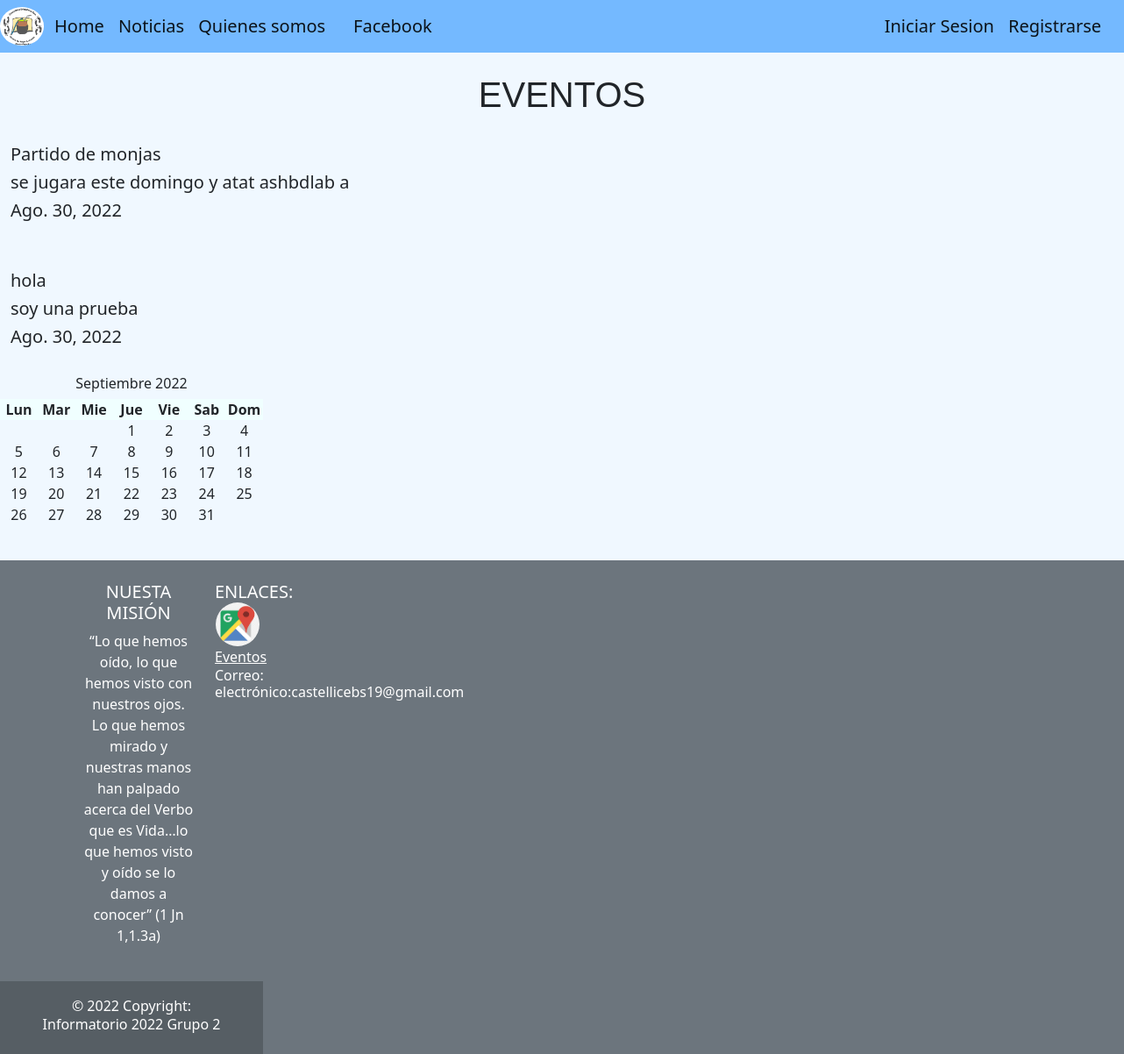
Page /Eventos/ on the earlier database version.
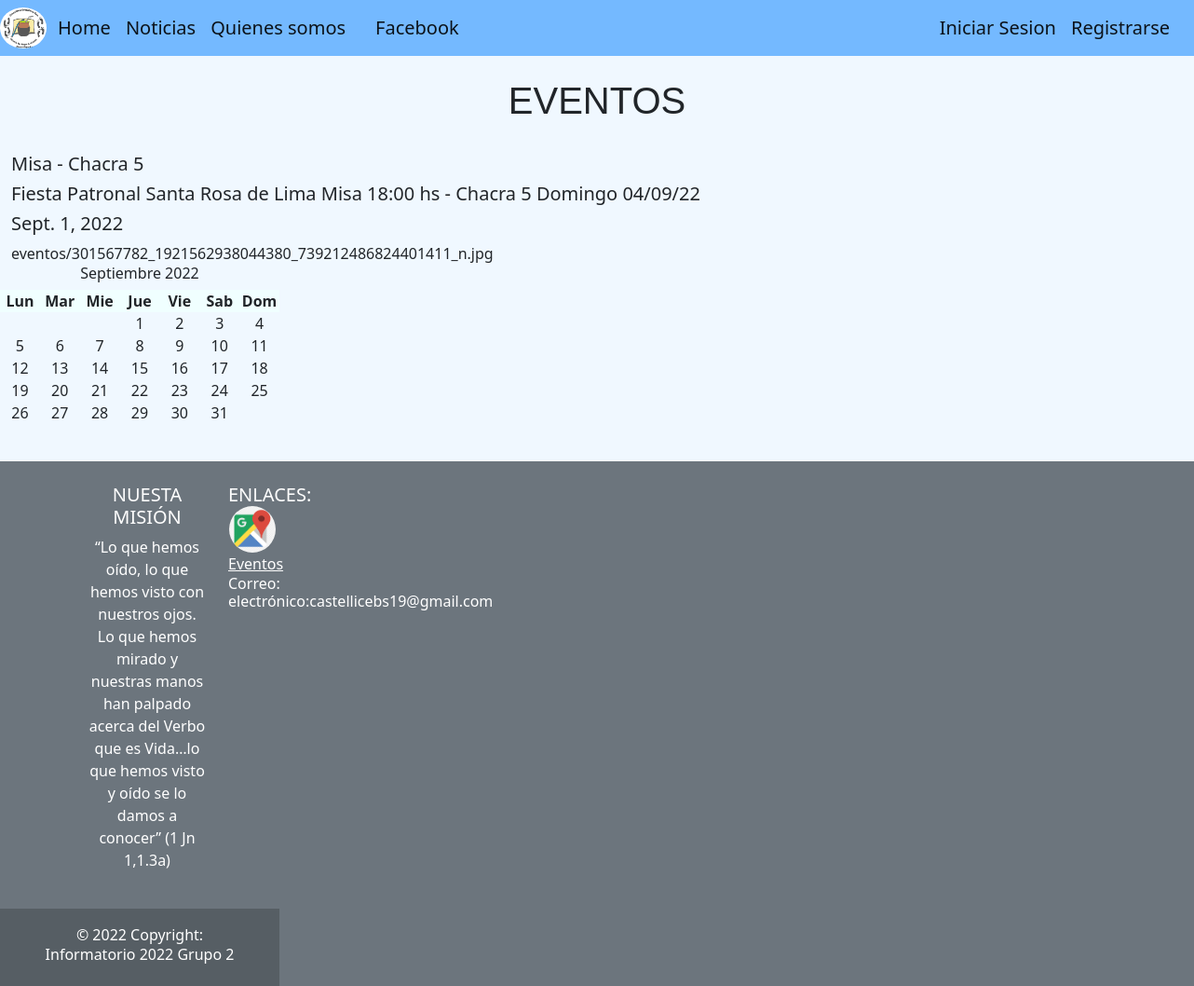
Same page on the later database version.
### apps/eventos/models.py (models this page shows)
class Eventos(models.Model):
	titulo = models.CharField(max_length = 120)
	fecha = models.DateField(auto_now_add = True)
	detalle = models.TextField()
	imagen = models.ImageField(upload_to = 'eventos', null=True, blank = True)
	def __str__(self):
		return self.titulo

### apps/eventos/views.py (the view)
# urls.py: path('', views.eventos, name = 'eventos_listar'),
def eventos(request):
	ctx = {}
	todos = Eventos.objects.all()
	print(todos)
	ctx['evento'] = todos
	return render(request,'eventos/eventos_listar.html',ctx)

### templates/eventos/eventos_listar.html
{%extends 'base.html'%}
{% load static %}
{% block contenido %}
 <link rel="stylesheet" href="{%static 'css/calendario.css'%}">
<h1 style= "text-align:center; font-family: Arial;" >EVENTOS</h1>
 {% for n in evento%}
        <br>
        <h5 style="padding-left: 12px;">{{n.titulo}}<h5>
        <h5 style="padding-left: 12px;">{{n.detalle}}</h5>
        <h5 style="padding-left: 12px;">{{n.fecha}}</h5>
        <img style="padding-left: 12px;">{{n.imagen}}</img>
        <br>
    {% endfor %}
    <div>
      <h6>Septiembre 2022</h6>
      <ol>
      <li class="day_name">Lun</li>
      <li class="day_name">Mar</li>
      <li class="day_name">Mie</li>
      <li class="day_name">Jue</li>
      <li class="day_name">Vie</li>
      <li class="day_name">Sab</li>
      <li class="day_name">Dom</li>
      <l1 class="primero">1</l1>
      <l1>2</l1>
      <l1>3</l1>
      <l1>4</l1>
      <l1>5</l1>
      <l1>6</l1>
      <l1>7</l1>
      <l1>8</l1>
      <l1>9</l1>
      <l1>10</l1>
      <l1>11</l1>
      <l1>12</l1>
      <l1>13</l1>
      <l1>14</l1>
      <l1>15</l1>
      <l1>16</l1>
      <l1>17</l1>
      <l1>18</l1>
      <l1>19</l1>
      <l1>20</l1>
      <l1>21</l1>
      <l1>22</l1>
      <l1>23</l1>
      <l1>24</l1>
      <l1>25</l1>
      <l1>26</l1>
      <l1>27</l1>
      <l1>28</l1>
      <l1>29</l1>
      <l1>30</l1>
      <l1>31</l1>
    </ol>
  </div>
{% endblock contenido %}

### templates/base.html (shortened to what this page needs)
{% load static %}
<!doctype html>
<html lang="es-ar">
  <head>
    <link rel="stylesheet" href="{% static 'css/base.css' %}">
    <link rel="stylesheet" href="https://cdn.jsdelivr.net/npm/swiper@8/swiper-bundle.min.css"/>
    <link href="https://cdn.jsdelivr.net/npm/bootstrap@5.2.0/dist/css/bootstrap.min.css" rel="stylesheet">
  </head>
  <body style="background-color:aliceblue ;">
    <nav class="navbar navbar-expand-lg"style="background-color:#74b9ff;z-index: 300;">
        <img src="{%static 'img/Logo_fundacion1png.png' %}" style="width: 50px;  border-radius: 50%;" alt="Logo">
        <div class="container-fluid">
          <a class="navbar-brand" href="{% url 'home' %}">Home</a>
          <div class="collapse navbar-collapse" id="navbarNav">
            <ul class="navbar-nav">
              <a class="navbar-brand" href="{% url 'noticias:listar_noticias' %}">Noticias</a>
              <a class="navbar-brand" href="{% url 'somos:quienes_somos' %}">Quienes somos</a>
                <a class="navbar-brand"  href="https://www.facebook.com/groups/498186250237283/">Facebook</a>
              {% if user.is_authenticated %}
              <span class="navbar-brand" style="color:rgb(113, 113, 237);">Hola!{{user.username}}</span>
              <a class="navbar-brand" href="{%url 'logout' %}"id=>Finalizar Sesion</a>
              {%else%}
                <a class="navbar-brand" href="{%url 'login' %}"id=>Iniciar Sesion</a>
                <a class="navbar-brand" href="{%url 'registrarse:registrar' %}">Registrarse</a>
              {% endif %}
            </ul>
          </div>
        </div>
      </nav>
     <br>
      {%block contenido%}
      {%endblock contenido%}
      <br>
        <footer id="footer" class="bg-secondary text-white text-center text-md-start">
          <div class="container p-4">
            <div class="row">
              <div class="col-lg-6 col-md-12 mb-4 mb-md-0">
                <h5 class="text-uppercase">Nuesta Misión</h5>
                <p>
                  “Lo que hemos oído, lo que hemos visto con nuestros ojos. Lo que hemos mirado y nuestras manos han palpado acerca del Verbo que es Vida…lo que hemos visto y oído se lo damos a conocer” (1 Jn 1,1.3a)
                </p>
              </div>
              <div class="col-lg-3 col-md-6 mb-4 mb-md-0">
                <h5 class="text-uppercase mb-0">Enlaces:</h5>
                <ul class="list-unstyled">
                  <li>
                    <a href="https://goo.gl/maps/ZFDwDubkYtScd9SY8">
                    <img src="{%static 'img/google_maps.png'%}"style="width: 50px;  border-radius: 50%;" alt="">
                    </a>
                  </li>
                  <li>
                    <a href="{% url 'eventos:eventos_listar'%}" class="text-white" >Eventos</a>
                  </li>
                  <li>
                    <h6>Correo: electrónico:castellicebs19@gmail.com</h6>
                  </li>
                </ul>
              </div>
            </div>
          </div>
          <div class="text-center p-3" style="background-color: rgba(0, 0, 0, 0.2);">
            © 2022 Copyright:
            <h6>Informatorio 2022 Grupo 2</h6>
          </div>
        </footer>
</html>

### static/css/base.css (style rules this page uses)
body { background-color: aqua; }

### static/css/calendario.css (style rules this page uses)
div { text-align: center; width: 300px; }
ol { list-style: none; display: grid; grid-template-columns: repeat(7, 1fr); padding: 0%; }
.primero { grid-column-start: 4; }
.day_name { background-color:azure; font-weight: bold; text-align: center; }

Differences in the rows shown:
removed Eventos: titulo "Partido de monjas", detalle "se jugara este domingo y atat ashbdlab a", fecha "Ago. 30, 2022"
removed Eventos: titulo "hola", detalle "soy una prueba", fecha "Ago. 30, 2022"
added Eventos: titulo "Misa - Chacra 5", detalle "Fiesta Patronal Santa Rosa de Lima Misa 18:00 hs - Chacra 5 Domingo 04/09/22", fecha "Sept. 1, 2022", imagen "eventos/301567782_1921562938044380_739212486824401411_n.jpg"
